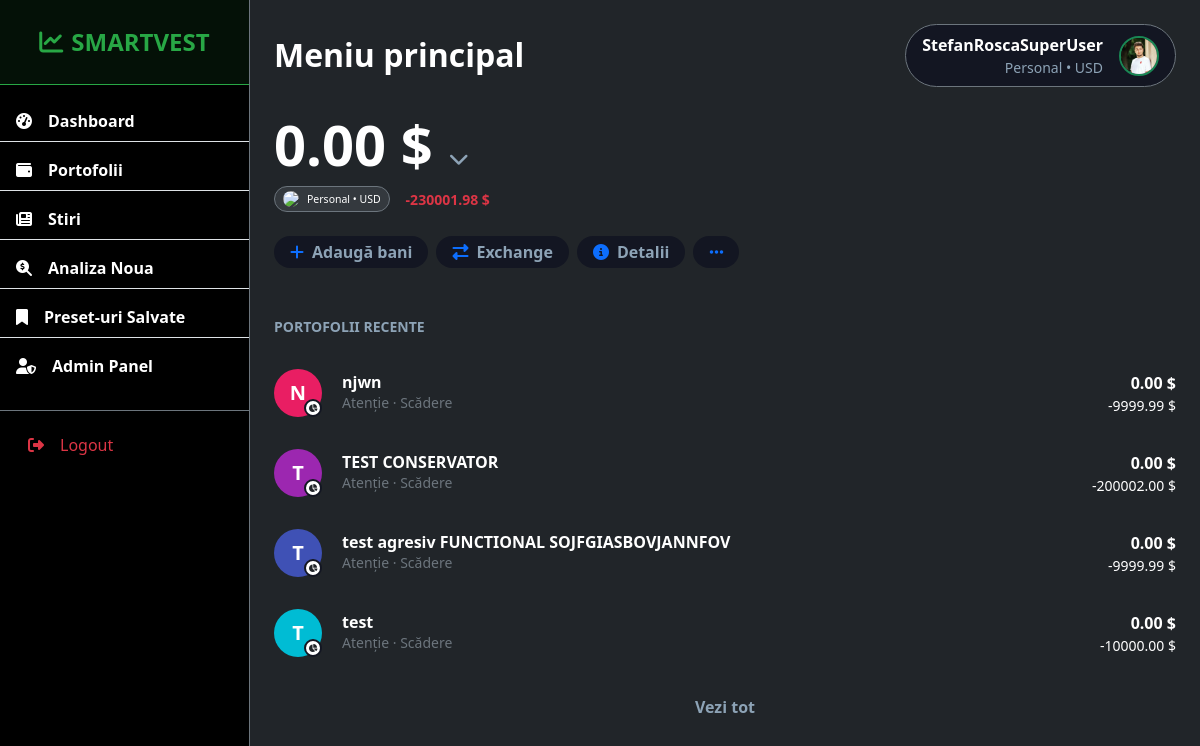
Screenshot of / (signed in) with the database file from the repository.
### SmartVest/models.py (models this page shows, shortened)
class UserProfile(models.Model):
    user = models.OneToOneField(User, on_delete=models.CASCADE)
    avatar = models.ImageField(upload_to='avatars/', default='avatars/default.png', blank=True)
    bio = models.TextField(max_length=500, blank=True)

class SavedPortfolio(models.Model):
    user = models.ForeignKey(User, on_delete=models.CASCADE)
    name = models.CharField(max_length=100)
    description = models.TextField(blank=True)
    portfolio_data = models.JSONField(default=dict)
    created_at = models.DateTimeField(default=timezone.now)
    updated_at = models.DateTimeField(auto_now=True)

### SmartVest/views.py (the view)
# urls.py: path('', views.home, name='home'),
@login_required
def home(request):
    performance_data = []
    total_balance = 0.0
    total_profit_loss = 0.0
    if request.user.is_authenticated:
        portfolios = SavedPortfolio.objects.filter(user=request.user).order_by('-created_at')
        performance_data = get_portfolio_performance(portfolios)
        for item in performance_data:
            total_balance += item['current_value']
            total_profit_loss += item['profit_loss']
    context = {
        'performance_data': performance_data,
        'total_balance': total_balance,
        'total_profit_loss': total_profit_loss
    }
    return render(request, 'SmartVest/home.html', context)

### templates/SmartVest/home.html (shortened to what this page needs)
{% extends 'base.html' %}
{% block header_title %}Meniu principal{% endblock %}
{% block content %}
<div class="row mb-5">
    <div class="col-12">
        <div class="d-flex align-items-baseline">
            <h1 class="display-4 fw-bold text-white me-3 mb-0">{{ total_balance|floatformat:2 }} $</h1>
            <span class="text-muted fs-5"><i class="fas fa-chevron-down"></i></span>
        </div>
        <div class="d-flex align-items-center mt-2 mb-4">
            <div
                class="badge bg-secondary bg-opacity-25 text-white px-2 py-1 me-3 rounded-pill d-flex align-items-center border border-secondary">
                <img src="https://flagcdn.com/w20/us.png" class="me-2 rounded-circle" style="width: 16px;">
                <span class="fw-normal small">Personal • USD</span>
            </div>
            {% if total_profit_loss >= 0 %}
            <span class="text-success fw-bold small">
                +{{ total_profit_loss|floatformat:2 }} $
            </span>
            {% else %}
            <span class="text-danger fw-bold small">
                {{ total_profit_loss|floatformat:2 }} $
            </span>
            {% endif %}
        </div>
        <div class="d-flex gap-2">
            <a href="{% url 'run-analysis' %}"
                class="btn btn-outline-light rounded-pill px-3 py-1 bg-dark-card border-0 fw-bold d-flex align-items-center">
                <i class="fas fa-plus me-2 text-primary"></i>Adaugă bani
            </a>
            <button
                class="btn btn-outline-light rounded-pill px-3 py-1 bg-dark-card border-0 fw-bold d-flex align-items-center">
                <i class="fas fa-exchange-alt me-2 text-primary"></i>Exchange
            </button>
            <button
                class="btn btn-outline-light rounded-pill px-3 py-1 bg-dark-card border-0 fw-bold d-flex align-items-center">
                <i class="fas fa-info-circle me-2 text-primary"></i>Detalii
            </button>
            <button
                class="btn btn-outline-light rounded-pill px-3 py-1 bg-dark-card border-0 fw-bold d-flex align-items-center">
                <i class="fas fa-ellipsis-h text-primary"></i>
            </button>
        </div>
    </div>
</div>
<div class="row">
    <div class="col-12">
        {% if performance_data %}
        <div class="d-flex justify-content-between align-items-center mb-3">
            <span class="text-muted fw-bold small text-uppercase">Portofolii Recente</span>
        </div>
        <div class="list-group list-group-flush">
            {% for item in performance_data %}
            <div class="list-group-item bg-transparent border-0 px-0 py-3 d-flex align-items-center justify-content-between sidebar-link"
                style="border-radius: 8px;">
                <div class="d-flex align-items-center flex-grow-1">
                    <div class="rounded-circle d-flex align-items-center justify-content-center me-3 flex-shrink-0 position-relative"
                        style="width: 48px; height: 48px; background-color: {% cycle '#E91E63' '#9C27B0' '#3F51B5' '#00BCD4' '#009688' '#FFC107' '#FF5722' %}; color: white;">
                        <span class="fw-bold fs-5">{{ item.portfolio.name|slice:":1"|upper }}</span>
                        <div class="position-absolute bottom-0 end-0 bg-white rounded-circle d-flex align-items-center justify-content-center"
                            style="width: 18px; height: 18px; border: 2px solid #131622;">
                            <i class="fas fa-chart-pie text-dark" style="font-size: 8px;"></i>
                        </div>
                    </div>
                    <div class="ms-1">
                        <h5 class="mb-0 text-white fw-bold fs-6">{{ item.portfolio.name }}</h5>
                        <div class="small text-muted">
                            {% if item.profit_loss >= 0 %}
                            <span class="text-secondary">{{ item.portfolio.created_at|date:"d M, H:i" }}</span>
                            {% else %}
                            <span class="text-secondary">Atenție · Scădere</span>
                            {% endif %}
                        </div>
                    </div>
                </div>
                <div class="text-end ms-3">
                    <span class="d-block text-white fw-bold">{{ item.current_value|floatformat:2 }} $</span>
                    {% if item.profit_loss >= 0 %}
                    <span class="d-block small text-success fw-bold">
                        +{{ item.profit_loss|floatformat:2 }} $
                    </span>
                    {% else %}
                    <span class="d-block small text-white">
                        {{ item.profit_loss|floatformat:2 }} $
                    </span>
                    {% endif %}
                </div>
            </div>
            {% endfor %}
        </div>
        <div class="text-center mt-3 mb-5">
            <a href="{% url 'portfolio-list' %}" class="btn btn-outline-light border-0 text-muted fw-bold">Vezi tot</a>
        </div>
        {% endif %}
    </div>
</div>
{% endblock %}

### templates/base.html (shortened to what this page needs)
<!DOCTYPE html>
<html lang="en">
<head>
    <link href="https://cdn.jsdelivr.net/npm/bootstrap@5.3.0/dist/css/bootstrap.min.css" rel="stylesheet">
    <link rel="stylesheet" href="https://cdnjs.cloudflare.com/ajax/libs/font-awesome/6.4.0/css/all.min.css">
    <link rel="stylesheet" href="/static/css/style.css">
</head>
<body class="bg-dark text-white">
    <div class="d-flex" id="wrapper">
        {% if user.is_authenticated %}
        <div class="bg-black border-end border-secondary sidebar-wrapper" id="sidebar-wrapper">
            <a href="{% url 'home' %}" class="text-decoration-none">
                <div
                    class="sidebar-heading text-center py-4 primary-text fs-4 fw-bold text-uppercase border-bottom border-secondary mb-3 logo-link">
                    <i class="fas fa-chart-line me-2 text-success"></i><span class="text-white">SmartVest</span>
                </div>
            </a>
            <div class="list-group list-group-flush my-3">
                <a href="{% url 'home' %}"
                    class="list-group-item list-group-item-action bg-transparent text-white fw-bold mb-2 sidebar-link">
                    <i class="fas fa-tachometer-alt me-3"></i>Dashboard
                </a>
                <a href="{% url 'portfolio-list' %}"
                    class="list-group-item list-group-item-action bg-transparent text-white fw-bold mb-2 sidebar-link">
                    <i class="fas fa-wallet me-3"></i>Portofolii
                </a>
                <a href="{% url 'market-news' %}"
                    class="list-group-item list-group-item-action bg-transparent text-white fw-bold mb-2 sidebar-link">
                    <i class="fas fa-newspaper me-3"></i>Stiri
                </a>
                <a href="{% url 'run-analysis' %}"
                    class="list-group-item list-group-item-action bg-transparent text-white fw-bold mb-2 sidebar-link">
                    <i class="fas fa-search-dollar me-3"></i>Analiza Noua
                </a>
                <a href="{% url 'presets-list' %}"
                    class="list-group-item list-group-item-action bg-transparent text-white fw-bold mb-2 sidebar-link">
                    <i class="fas fa-bookmark me-3"></i>Preset-uri Salvate
                </a>
                {% if user.is_superuser %}
                <a href="{% url 'admin-dashboard' %}"
                    class="list-group-item list-group-item-action bg-transparent text-white fw-bold mb-2 sidebar-link">
                    <i class="fas fa-user-shield me-3"></i>Admin Panel
                </a>
                {% endif %}
            </div>
            <div class="mt-auto p-3 border-top border-secondary">
                <form action="{% url 'logout' %}" method="post">
                    <button type="submit" class="btn btn-outline-danger w-100 border-0 text-start">
                        <i class="fas fa-sign-out-alt me-3"></i>Logout
                    </button>
                </form>
            </div>
        </div>
        {% endif %}
        <div id="page-content-wrapper" class="w-100">
            <nav class="navbar navbar-expand-lg navbar-dark bg-transparent py-4 px-4">
                <div class="d-flex align-items-center">
                    <h2 class="fs-2 m-0 text-white fw-bold">{% block header_title %}Meniu principal{% endblock %}</h2>
                </div>
                <div class="collapse navbar-collapse" id="navbarSupportedContent">
                    <ul class="navbar-nav ms-auto mb-2 mb-lg-0">
                        <li class="nav-item">
                            <a href="{% url 'profile' %}" class="text-decoration-none">
                                <div
                                    class="d-flex align-items-center text-white bg-dark-card rounded-pill px-3 py-2 ms-3 border border-secondary component-bg">
                                    {% if user.is_authenticated %}
                                    <div class="me-3 text-end d-none d-md-block">
                                        <span class="d-block fw-bold text-white">{{ user.username }}</span>
                                        <span class="d-block small text-muted">Personal • USD</span>
                                    </div>
                                    {% if user.userprofile.avatar %}
                                    <img src="{{ user.userprofile.avatar.url }}"
                                        class="rounded-circle border border-2 border-success"
                                        style="width: 40px; height: 40px; object-fit: cover;">
                                    {% else %}
                                    <div class="rounded-circle bg-secondary d-flex justify-content-center align-items-center text-white fw-bold"
                                        style="width: 40px; height: 40px;">
                                        {{ user.username|slice:":1"|upper }}
                                    </div>
                                    {% endif %}
                                    {% else %}
                                    <a href="{% url 'login' %}"
                                        class="btn btn-sm btn-success rounded-pill px-4">Login</a>
                                    {% endif %}
                                </div>
                            </a>
                        </li>
                    </ul>
                </div>
            </nav>
            <div class="container-fluid px-4 pb-5">
                {% block content %}{% endblock %}
            </div>
        </div>
    </div>
</body>
</html>

### static/css/style.css (style rules this page uses)
:root { --main-bg-color: #0b0f19; --secondary-bg-color: #131622; --sidebar-bg-color: #000000; --text-main: #ffffff; --text-secondary: #8da3b6; --accent-green: #28a745; --accent-red: #dc3545; }
body { background-color: var(--main-bg-color) !important; font-family: 'Segoe UI', Tahoma, Geneva, Verdana, sans-serif; color: var(--text-main); overflow-x: hidden; }
#wrapper { overflow-x: hidden; min-height: 100vh; }
#sidebar-wrapper { min-height: 100vh; width: 250px; margin-left: 0; transition: margin 0.25s ease-out; background-color: var(--sidebar-bg-color) !important; flex-shrink: 0; }
#page-content-wrapper { min-width: 0; width: 100%; }
.sidebar-link { transition: all 0.3s; border-right: 4px solid transparent; }
.logo-link { transition: all 0.3s ease; cursor: pointer; }
.bg-dark-card { background-color: var(--secondary-bg-color); }
.component-bg { background-color: var(--secondary-bg-color); }
.text-success { color: var(--accent-green) !important; }
.text-danger { color: var(--accent-red) !important; }
.text-muted { color: var(--text-secondary) !important; }
.btn-outline-light { border-color: rgba(255, 255, 255, 0.2); color: var(--text-secondary); }

### rows the page displays
SavedPortfolio: portfolio.name "N", portfolio.name "njwn", current_value "0.00", profit_loss "-9999.99"
SavedPortfolio: portfolio.name "T", portfolio.name "TEST CONSERVATOR", current_value "0.00", profit_loss "-200002.00"
SavedPortfolio: portfolio.name "T", portfolio.name "test agresiv FUNCTIONAL SOJFGIASBOVJANNFOV", current_value "0.00", profit_loss "-9999.99"
SavedPortfolio: portfolio.name "T", portfolio.name "test", current_value "0.00", profit_loss "-10000.00"

### other values shown
{{ user.username }} "StefanRoscaSuperUser"
{{ total_balance|floatformat:2 }} "0.00"
{{ total_profit_loss|floatformat:2 }} "-230001.98"
